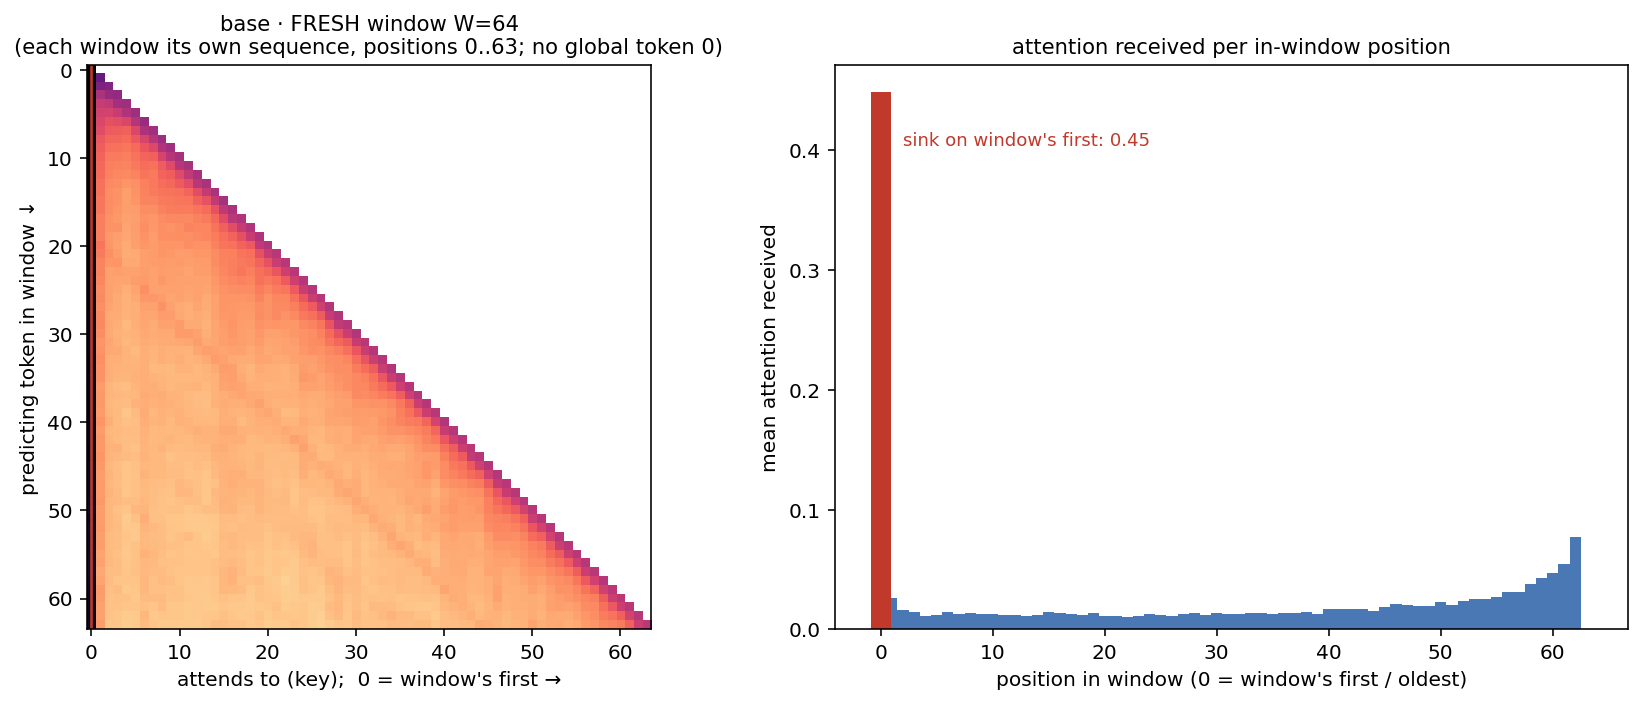

Recreate this plot in Python.
"""CORRECT sliding window: each window is its OWN fresh length-W sequence (positions 0..W-1) — there is no
global absolute token 0, it does not exist in the computation. So the window's first token IS position 0 (the
sequence start), and we check whether the base model sinks onto it (the fair, sliding register). Left: the
fresh-window attention map (sink = bright column at position 0 = window-first). Right: attention received per
in-window position. Averaged over 32 fresh windows, all heads, all layers."""
import torch, os, numpy as np
import matplotlib; matplotlib.use("Agg")
import matplotlib.pyplot as plt
from matplotlib.colors import PowerNorm
from transformers import AutoModelForCausalLM, AutoTokenizer
from datasets import load_dataset

dev = "cuda"
EXP = os.path.dirname(os.path.abspath(__file__))
base_id = "Qwen/Qwen2.5-0.5B"
tok = AutoTokenizer.from_pretrained(base_id)
ds = load_dataset("wikitext", "wikitext-103-raw-v1", split="test")
W, NWIN = 64, 32
buf = []
for row in ds:
    if row["text"].strip():
        buf.extend(tok(row["text"], add_special_tokens=False).input_ids)
    if len(buf) >= W * NWIN:
        break
windows = [buf[i * W:(i + 1) * W] for i in range(NWIN)]          # each a SEPARATE fresh sequence
ids = torch.tensor(windows, device=dev)                          # (NWIN, W); each row gets positions 0..W-1
m = AutoModelForCausalLM.from_pretrained(base_id, dtype=torch.bfloat16, attn_implementation="eager").to(dev).eval()
with torch.no_grad():
    out = m(input_ids=ids, output_attentions=True, use_cache=False)   # ordinary causal attention, per fresh window
A = torch.stack([l.float().mean(1).mean(0) for l in out.attentions]).mean(0).cpu().numpy()   # avg heads, windows, layers -> (W,W)
recv = np.array([A[k + 1:, k].mean() if k + 1 < W else 0.0 for k in range(W)])

fig, ax = plt.subplots(1, 2, figsize=(12, 5))
Am = np.where(A > 1e-6, A, np.nan)
cmap = plt.cm.magma_r.copy(); cmap.set_bad("white")
ax[0].imshow(Am, cmap=cmap, norm=PowerNorm(0.45, vmin=0, vmax=float(np.nanpercentile(A, 99.5))), aspect="equal", interpolation="nearest")
ax[0].axvline(0, color="#c0392b", lw=1.3)
ax[0].set_title("base · FRESH window W=64\n(each window its own sequence, positions 0..63; no global token 0)", fontsize=10.5)
ax[0].set_xlabel("attends to (key);  0 = window's first →"); ax[0].set_ylabel("predicting token in window ↓")
ax[1].bar(range(W), recv, width=1.0, color="#4a78b5")
ax[1].bar([0], [recv[0]], width=1.8, color="#c0392b")
ax[1].text(2, recv[0] * 0.9, f"sink on window's first: {recv[0]:.2f}", color="#c0392b", fontsize=9)
ax[1].set_title("attention received per in-window position", fontsize=10.5)
ax[1].set_xlabel("position in window (0 = window's first / oldest)"); ax[1].set_ylabel("mean attention received")
plt.tight_layout()
plt.savefig(EXP + "/base_window.png", dpi=145, bbox_inches="tight"); print("wrote base_window.png"); print("BASEWIN_DONE")
